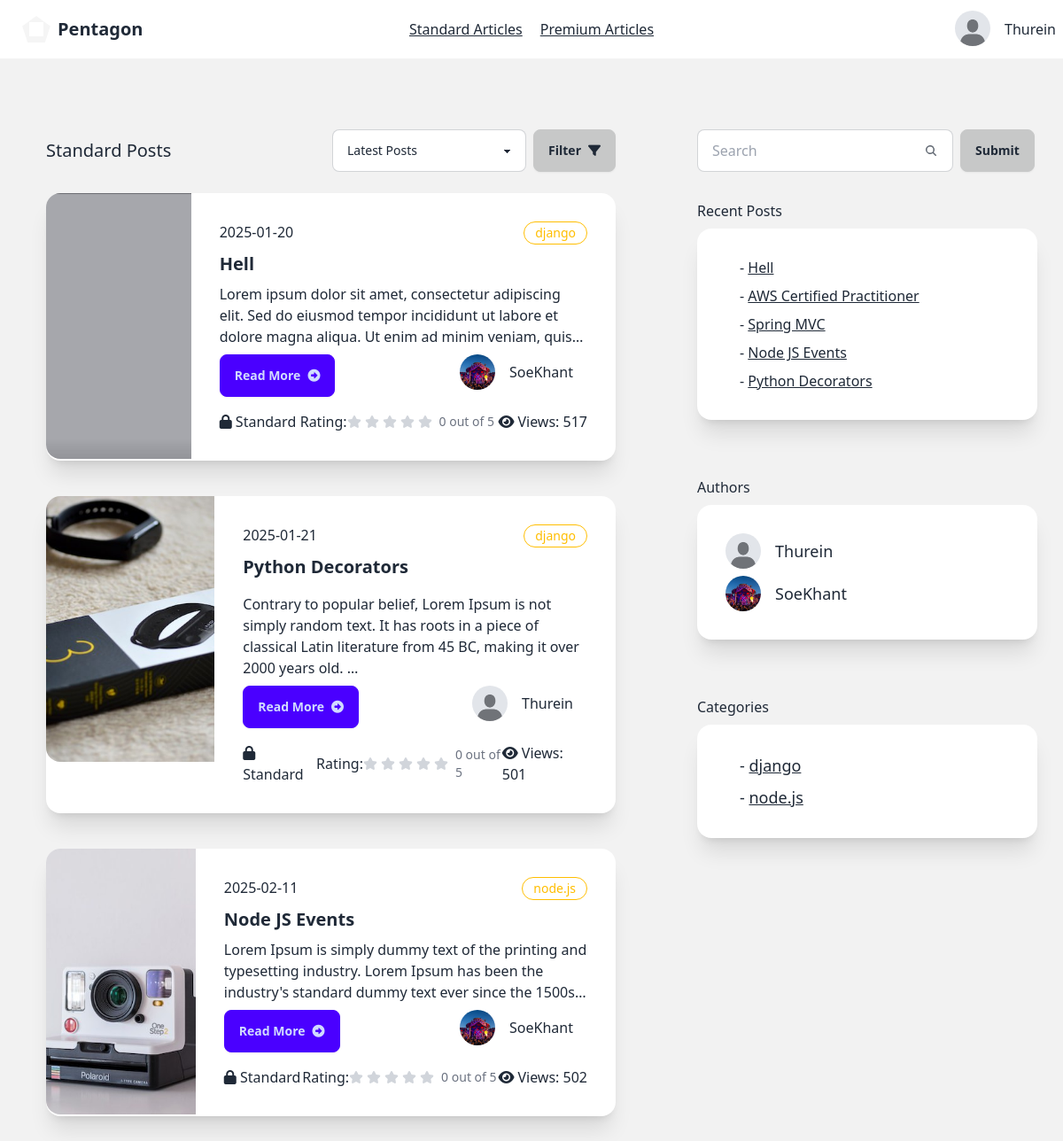
Page /reader/standard-posts/ (signed in) on the committed database.
### account/models.py (models this page shows, shortened)
class AccountStatus(models.Model):
    is_verified=models.BooleanField(default=False)
    profile=models.ImageField(max_length=100, blank=True,default="account/default.jpeg",null=True,upload_to="media/account")
    user=models.ForeignKey(User, on_delete=models.CASCADE,related_name="account_status")
    rank=models.CharField(max_length=20,blank=True, default="Silver")
    created_at=models.DateTimeField(auto_now=True)

### writer/models.py (models this page shows, shortened)
class Article(models.Model):
    CATEGORY_CHOICES = [
        ('flutter', 'Flutter'),
        ('react-native', 'React Native'),
        ('node.js', 'Node.JS'),
        ('spring-boot','Spring Boot'),
        ('laravel','Laravel'),
        ('django',"Django"),
        ('aws',"AWS"),
        ('web-development','Web Development'),
        ('mobile-development','Mobile Development'),
        ('cloud','Cloud Architect')
    ]
    title=models.CharField(max_length=100)
    content=models.TextField(
        validators=[
            MinLengthValidator(40, message="Content must be at least 40 characters long.")
        ]
    )
    author=models.ForeignKey(User, on_delete=models.CASCADE)
    view_count = models.PositiveIntegerField(default=0)
    posted_at=models.DateTimeField(auto_now_add=True)
    is_premium=models.BooleanField(default=False)
    is_standard=models.BooleanField(default=False)
    photo=models.ImageField(default='article/default.jpeg', blank=True, null=True,upload_to="article/")
    category = models.CharField(
        max_length=20,
        choices=CATEGORY_CHOICES,
        default='web-development',
        blank=False,
        null=False
    )
    def get_rating(self):
        reviews = self.article_review.all()
        if reviews:
            total_rating = sum(review.rating for review in reviews)
            return total_rating / len(reviews)
        else:
            return 0
    def get_author_name(self):
        return self.author.username
    def get_account_status(self):
        try:
            return self.author.account_status.first()
        except AccountStatus.DoesNotExist:
            return None
    def __str__(self):
        return self.title

class RecentArticle(models.Model):
    user=models.ForeignKey(User, on_delete=models.CASCADE)
    article=models.ForeignKey(Article, on_delete=models.CASCADE)
    created_at=models.DateTimeField(auto_now=True)

### reader/views.py (the view, shortened to what this page needs)
# urls.py: path('standard-posts/',views.standard_posts,name="standard-posts"),
@login_required(login_url="sign-in")
def standard_posts(request):
    try:
        sub_user=Subscription.objects.get(user=request.user,is_active=True)
    except Subscription.DoesNotExist:
        return redirect("subscription-locked")
    if sub_user.subscription_plan == 'Premium' or 'Standard':
        articles=Article.objects.filter(is_standard=True)
        article_standard_authors=Article.objects.filter(is_standard=True).values('author')
        article_categories=Article.objects.filter(is_standard=True).values("category").distinct()
        accounts=AccountStatus.objects.filter(user__in=article_standard_authors)
        recent_articles=RecentArticle.objects.filter(user=request.user).select_related("article").order_by("-created_at")[:5]
        query=request.GET.get("search","")
        context={
            "articles":articles,
            "accounts":accounts,
            "account_status":get_account_status(request),
            "recent_articles":recent_articles,
            "categories":article_categories
        }
        return render(request, "reader/standard-posts.html", context)
    else:
        return redirect("subscription-locked")

### reader/views.py (called while the page is built)
def get_account_status(request):
    account_status = AccountStatus.objects.get(user=request.user)
    return account_status

### reader/templates/reader/standard-posts.html (shortened to what this page needs)
{% extends "reader/base.html" %}
{% block content %}
<div class=" bg-base-200 min-h-screen flex w-100">
  <div class="grid grid-cols-8 gap-2 ">
      <div class="col-start-1 col-span-5 mt-12 mx-5">
          <div class="card">
              <div class="card-body">
                 <div class="flex justify-between items-center">
                  <p class="text-xl">Standard Posts</p>
                  <div class="flex w-80">
                    <select id="postFilter" class="select select-bordered w-full max-w-xs ">
                      <option  selected>Latest Posts</option>
                    </select>
                    <button id="applyFilterBtn" class="btn btn-active ml-2">Filter <i class="fa-solid fa-filter"></i></button>
                  </div>
                 </div>
                  {% for article in articles %}
        <div class="card card-side bg-base-100 shadow-xl my-4">
          <figure class="w-11/12 h-5/6">
              <img
                style="min-height:300px;"
                src="{{article.photo.url}}"
                alt="Movie" />
            </figure>
          <div class="card-body">
            <div class="flex">
              <p>{{article.posted_at|date:'Y-m-d'}}</p>
              <div class="badge badge-warning badge-outline p-3">{{article.category}}</div>
            </div>
            <h2 class="card-title font-bold">{{article.title}}</h2>
            <p class="line-clamp-3">{{article.content|safe|truncatewords:30}}</p>
            <div class="card-actions justify-between">
              <a href="{% url 'post-detail' article.id %}" class="btn btn-primary"> Read More<i class="fa-solid fa-circle-right"></i></a>
              <div>
                  <div class="flex-row flex items-center">
                      <div class="avatar">
                          <div class="w-10 rounded-full">
                              <img
                              style="object-fit: cover;width:100%;height:100%"
                              alt="Tailwind CSS Navbar component"
                              src="{{article.get_account_status.profile.url}}" />
                          </div>
                        </div>
                        <h2 class="mx-4">{{article.get_author_name}}</h2>
                  </div>
              </div>
            </div>
            <div class="flex justify-between items-center mt-2">
              <div>
                  {% if article.is_premium %}
                  <i class="fa-solid fa-crown text-warning"></i>
                  Premium
                  {% elif article.is_standard %}
                  <i class="fa-solid fa-lock"></i>
                  Standard
                  {% else %}
                  <i class="fa-solid fa-lock-open"></i>
                  Free
                  {% endif %}
              </div>
              <div class="flex items-center">
                Rating:
                <div class="flex">
                </div>
                <div class="">
                  <p class="ms-1 text-sm font-medium text-gray-500 dark:text-gray-400">{{article.get_rating}} out of 5</p>
                </div>
              </div>
              <div class="">
                  <i class="fa-solid fa-eye mr-1"></i>Views:
                 {{article.view_count}}
              </div>
            </div>
          </div>
        </div>
        {% endfor %}
              </div>
          </div>
      </div>
      <div class="col-start-6 col-span-2 mt-20">
          <div class="flex-row">
            <div class="ml-8">
              <form action="" class="flex" method="get">
                <label class="input input-bordered flex items-center gap-2">
                  <input type="text" class="grow" name="search" placeholder="Search" />
                  <svg
                    xmlns="http://www.w3.org/2000/svg"
                    viewBox="0 0 16 16"
                    fill="currentColor"
                    class="h-4 w-4 opacity-70">
                    <path
                      fill-rule="evenodd"
                      d="M9.965 11.026a5 5 0 1 1 1.06-1.06l2.755 2.754a.75.75 0 1 1-1.06 1.06l-2.755-2.754ZM10.5 7a3.5 3.5 0 1 1-7 0 3.5 3.5 0 0 1 7 0Z"
                      clip-rule="evenodd" />
                  </svg>
                </label>
                <input type="submit" value="Submit" class="btn btn-active ml-2">
              </form>
            </div>
            <div class="card">
              <div class="card-body">
                  Recent Posts
                  <div class="card bg-base-100 w-96 shadow-xl">
                      <div class="card-body">
                         {% for article in recent_articles %}
                         <div class="flex-row flex items-center">
                               <h2 class="mx-4">- <a href="{% url 'post-detail' article.article.id %}" class="link">{{article.article}}</a></h2>
                         </div>
                         {% endfor %}
                      </div>
                    </div>
                </div>
              </div>
            <div class="card">
              <div class="card-body">
                  Authors
                  <div class="card bg-base-100 w-96 shadow-xl">
                      <div class="card-body">
                         {% for account in accounts %}
                         <div class="flex-row flex items-center">
                          <div class="avatar">
                              <div class="w-10 rounded-full">
                                <img src="{{account.profile.url}}" />
                              </div>
                            </div>
                               <h2 class="mx-4 text-lg">{{account.user.username}}</h2>
                         </div>
                         {% endfor %}
                      </div>
                    </div>
                </div>
              </div>
              <div class="card">
                <div class="card-body">
                    Categories
                    <div class="card bg-base-100 w-96 shadow-xl">
                        <div class="card-body">
                           {% for category in categories %}
                           <div class="flex-row flex items-center">
                                 <h2 class="mx-4 text-lg">- <a href="{% url 'category' category.category  %}" class="link">{{category.category}}</a></h2>
                           </div>
                           {% endfor %}
                        </div>
                      </div>
                  </div>
                </div>
          </div>
          </div>
      </div>
</div>
{% endblock  %}

### reader/templates/reader/base.html (shortened to what this page needs)
{% load static %}
<!DOCTYPE html>
<html lang="en">
<head>
    <link href="https://cdn.jsdelivr.net/npm/daisyui@latest/dist/full.min.css" rel="stylesheet" type="text/css" />
    <link href="{% static 'fontawesomefree/css/fontawesome.css' %}" rel="stylesheet" type="text/css">
    <link href="{% static 'fontawesomefree/css/brands.css' %}" rel="stylesheet" type="text/css">
    <link href="{% static 'fontawesomefree/css/solid.css' %}" rel="stylesheet" type="text/css">
</head>
<body>
    <div class="navbar bg-base-100">
        <div class="navbar-start">
          <a href="{% url 'home' %}" class="btn btn-ghost text-xl"><div class="mask mask-pentagon w-8 h-8 border-8 border-neutral-100	"></div>Pentagon</a>
        </div>
        <div class="navbar-center gap-5">
            <a id="standard" href="{% url 'standard-posts' %}" class=" link ">Standard Articles</a>
            <a  href="{% url 'premium-posts' %}" class="link">Premium Articles</a>
          </div>
        <div class="navbar-end gap-3">
          {% if user.is_authenticated %}
          <div class="dropdown dropdown-end">
            <div tabindex="0" role="button" class="btn btn-ghost btn-circle avatar">
              <div class="w-10 rounded-full">
                <img
                  style="object-fit: contain;width:100%;height:100%"
                  alt="Tailwind CSS Navbar component"
                  src="{{account_status.profile.url}}" />
              </div>
            </div>
          </div>
          {{user}}
          {% else %}
          <a href="{% url 'sign-up' %}" class="btn">Sign Up</a>
          <a href="{% url 'sign-in' %}" class="btn">Sign In</a>
          {% endif %}
        </div>
       </div>
    {% block content %}
    {% endblock  %}
    <script src="https://cdn.tailwindcss.com"></script>
</body>
</html>

### rows in the picture
AccountStatus: profile (placeholder picture), user.username "Thurein"
Article: photo (picture), posted_at "2025-01-20", category "django", title "Hell", content "Lorem ipsum dolor sit amet, consectetur adipiscing elit. Sed do eiusmod tempor incididunt ut labore et dolore magna aliqua. Ut enim ad minim veniam,…", get_account_status.profile (picture), get_author_name "SoeKhant", is_premium False (drawn), get_rating "0", view_count "517"
Article: photo (picture), posted_at "2025-01-21", category "django", title "Python Decorators", content "Contrary to popular belief, Lorem Ipsum is not simply random text. It has roots in a piece of classical Latin literature from 45 BC, making it over 2000 years old. …", get_account_status.profile (placeholder picture), get_author_name "Thurein", is_premium False (drawn), get_rating "0", view_count "501"
Article: photo (picture), posted_at "2025-02-11", category "node.js", title "Node JS Events", content "Lorem Ipsum is simply dummy text of the printing and typesetting industry. Lorem Ipsum has been the industry's standard dummy text ever since the…", get_account_status.profile (picture), get_author_name "SoeKhant", is_premium False (drawn), get_rating "0", view_count "502"
RecentArticle: article "Hell"
RecentArticle: article "AWS Certified Practitioner"
RecentArticle: article "Spring MVC"
RecentArticle: article "Node JS Events"
RecentArticle: article "Python Decorators"
AccountStatus: profile (picture), user.username "SoeKhant"

### other values in the picture
{{ user }} "Thurein"
{{ category.category }} "django" "node.js"
